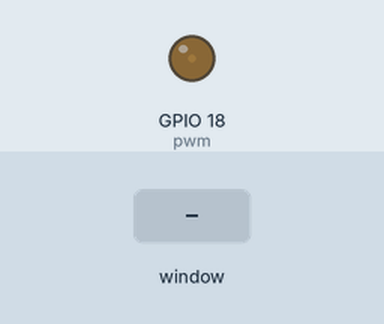
Simulated run of this program. Board: Raspberry Pi (BCM pin numbers). Shown: output pins drawn as LEDs (lit = HIGH). Inputs (shaded band) come from the test bench. The desktop window is not drawn, its controls go by their first labels and the mouse button is held 0.15 s.

Above: at 1.2 s.
1.3 s: slider 1 in the window set to 50
At 1.9 s:
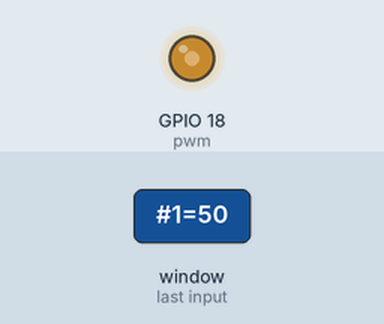
2.8 s: slider 1 in the window set to 100
At 4.0 s:
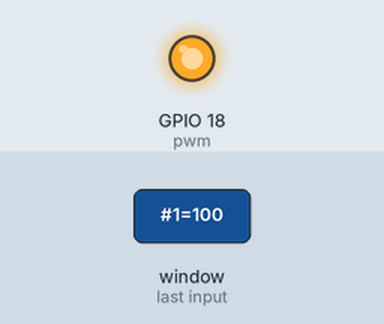
4.3 s: slider 1 in the window set to 0
At 5.4 s:
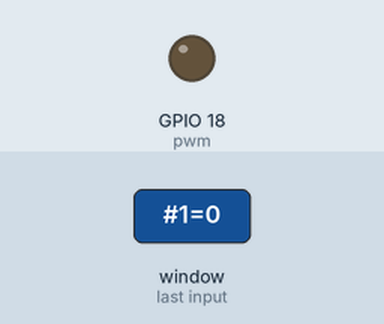
Timing chart, 0 to 7.3 s (numbered marks = the images above; inputs shaded):
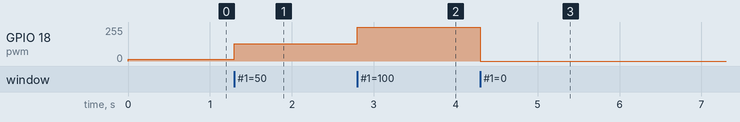

Measured:
- after the input at 1.3 s, GPIO 18 (pwm): 13/255 → 128/255 at once
- after the input at 2.8 s, GPIO 18 (pwm): 128/255 → 255/255 at once
- after the input at 4.3 s, GPIO 18 (pwm): 255/255 → 0/255 at once

The program:

gui_slider.py
```python
from tkinter import *
import RPi.GPIO as GPIO
import time

GPIO.setmode(GPIO.BCM)
GPIO.setup(18, GPIO.OUT)
pwm = GPIO.PWM(18, 500)
pwm.start(5)

class App:
    def __init__(self, master):
        frame = Frame(master)
        frame.pack()
        scale = Scale(frame, from_=0, to=100, orient=HORIZONTAL, command=self.update)
        scale.grid(row=0)

    def update(self, duty):
        pwm.ChangeDutyCycle(float(duty))


root = Tk()
root.wm_title('Servo Control')
app = App(root)
root.geometry("300x50+0+0")
root.mainloop()
```
